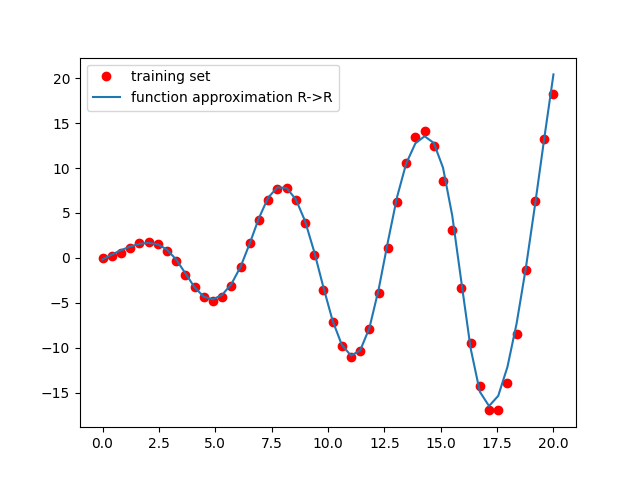

Write the Python code that produced this figure.
# Libraries
import matplotlib.pyplot as plt
import numpy as np
import tensorflow as tf

# The training set
x = np.linspace(0, 20, 50, dtype="float64")
y = x*np.sin(x)
x = x[:, np.newaxis]
y = y[:, np.newaxis]

# Definition of initial parameters
learning_rate = 0.1
training_epochs = 10000

# Variables
w = 10
W = tf.Variable(tf.random.normal([1,w], dtype=tf.float64))
B = tf.Variable(tf.random.normal([w], dtype=tf.float64))
V = tf.Variable(tf.random.normal([w,1], dtype=tf.float64))

# Neural net
@tf.function
def neural_net(x):  
    return tf.matmul(tf.sigmoid(tf.add(tf.matmul(x, W), B)), V)

# Train 
optimizer = tf.keras.optimizers.Adam(learning_rate)
mse = tf.keras.losses.MeanSquaredError()
for epoch in range(training_epochs):
    with tf.GradientTape() as tape:
        loss = mse(neural_net(x), y)
    gradients = tape.gradient(loss, [W, B, V])
    optimizer.apply_gradients(zip(gradients, [W, B, V]))

# Graphic display
plt.plot(x, y, 'ro', label='training set') 
plt.plot(x, neural_net(x),  label='function approximation R->R')
plt.legend() 
plt.savefig("function_approximation_R_to_R.png") # Save image
plt.show()